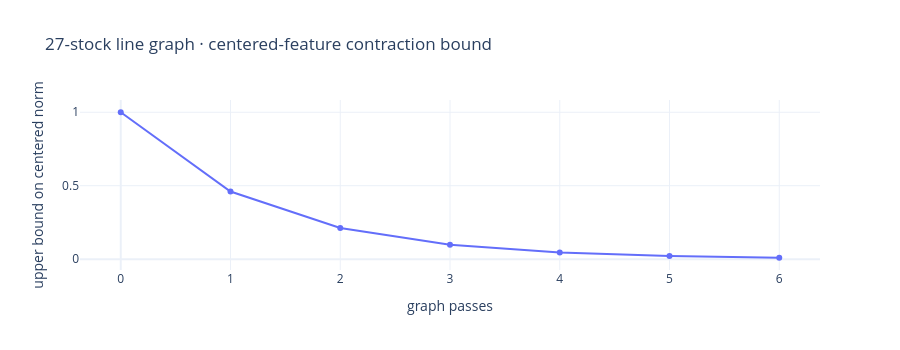

Notebook code for this chart:
### Markdown cell above
## 2. what the line graph does

With $B$ the stock–pair incidence matrix and $n=27$ stocks,

$$W_L=\frac{B^\top B-2I}{2(n-2)}.$$

Its nonconstant eigenvalues have absolute value at most $0.46$. Therefore

$$\|W_L^kX-JX\|_F\le0.46^k\|X-JX\|_F.$$

This is an exact property of repeated linear aggregation. It gives a mechanism for smoothing pair contrasts, without identifying an optimal empirical forecasting depth.

### Code cell
spectrum = line_graph_spectrum(27)
display(spectrum)
contraction = pd.DataFrame({
    "graph passes": np.arange(7),
    "upper bound on centered norm": .46 ** np.arange(7),
})
fig = px.line(
    contraction, x="graph passes", y="upper bound on centered norm", markers=True,
    title="27-stock line graph · centered-feature contraction bound",
)
fig.update_layout(template="plotly_white", height=350)
fig.show(renderer="plotly_mimetype")

### Figure 1 — Plotly figure (JSON) as saved in the notebook; plotly's stock layout.template omitted (floating-point values rounded to 4 significant figures)
{"data": [{"hovertemplate": "graph passes=%{x}<br>upper bound on centered norm=%{y}<extra></extra>", "legendgroup": "", "line": {"color": "#636efa", "dash": "solid"}, "marker": {"symbol": "circle"}, "mode": "lines+markers", "name": "", "orientation": "v", "showlegend": false, "type": "scatter", "x": [0, 1, 2, 3, 4, 5, 6], "xaxis": "x", "y": [1.0, 0.46, 0.2116, 0.09734, 0.04477, 0.0206, 0.009474], "yaxis": "y"}], "layout": {"height": 350, "legend": {"tracegroupgap": 0}, "title": {"text": "27-stock line graph · centered-feature contraction bound"}, "xaxis": {"anchor": "y", "domain": [0.0, 1.0], "title": {"text": "graph passes"}}, "yaxis": {"anchor": "x", "domain": [0.0, 1.0], "title": {"text": "upper bound on centered norm"}}}}
